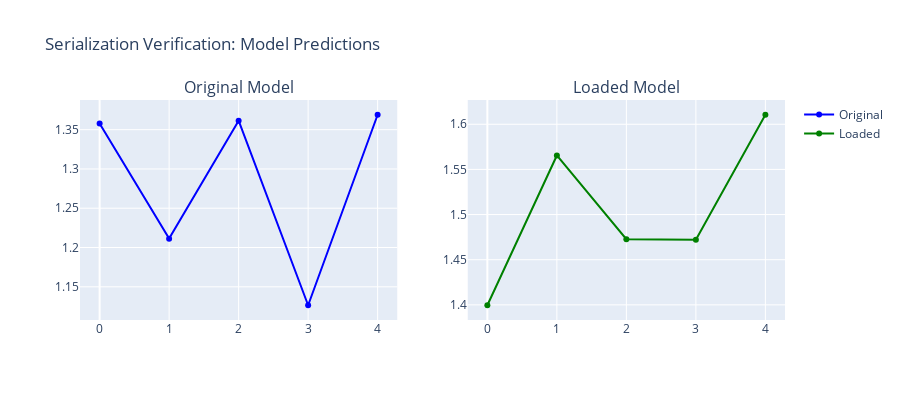

Here is the notebook cell this chart was saved with:
### Markdown cell above
## 5. Model Serialization and Loading

### Code cell
# Visualize predictions using KMRPlotter
fig = KMRPlotter.plot_timeseries(
    X=X_test,
    y_true=y_test,
    y_pred=predictions,
    n_samples_to_plot=3,
    feature_idx=0,
    title='TSMixer: Predictions vs Actual'
)
fig.show()

### Figure 1 — Plotly figure (JSON) as saved in the notebook; plotly's stock layout.template omitted (floating-point values rounded to 4 significant figures)
{"data": [{"marker": {"color": "blue"}, "mode": "lines+markers", "name": "Original", "type": "scatter", "xaxis": "x", "y": [1.358, 1.211, 1.361, 1.127, 1.369], "yaxis": "y"}, {"marker": {"color": "green"}, "mode": "lines+markers", "name": "Loaded", "type": "scatter", "xaxis": "x2", "y": [1.4, 1.565, 1.473, 1.472, 1.611], "yaxis": "y2"}], "layout": {"annotations": [{"font": {"size": 16}, "showarrow": false, "text": "Original Model", "x": 0.225, "xanchor": "center", "xref": "paper", "y": 1, "yanchor": "bottom", "yref": "paper"}, {"font": {"size": 16}, "showarrow": false, "text": "Loaded Model", "x": 0.775, "xanchor": "center", "xref": "paper", "y": 1, "yanchor": "bottom", "yref": "paper"}], "height": 400, "hovermode": "x unified", "title": {"text": "Serialization Verification: Model Predictions"}, "xaxis": {"anchor": "y", "domain": [0, 0.45]}, "xaxis2": {"anchor": "y2", "domain": [0.55, 1]}, "yaxis": {"anchor": "x", "domain": [0, 1]}, "yaxis2": {"anchor": "x2", "domain": [0, 1]}}}
